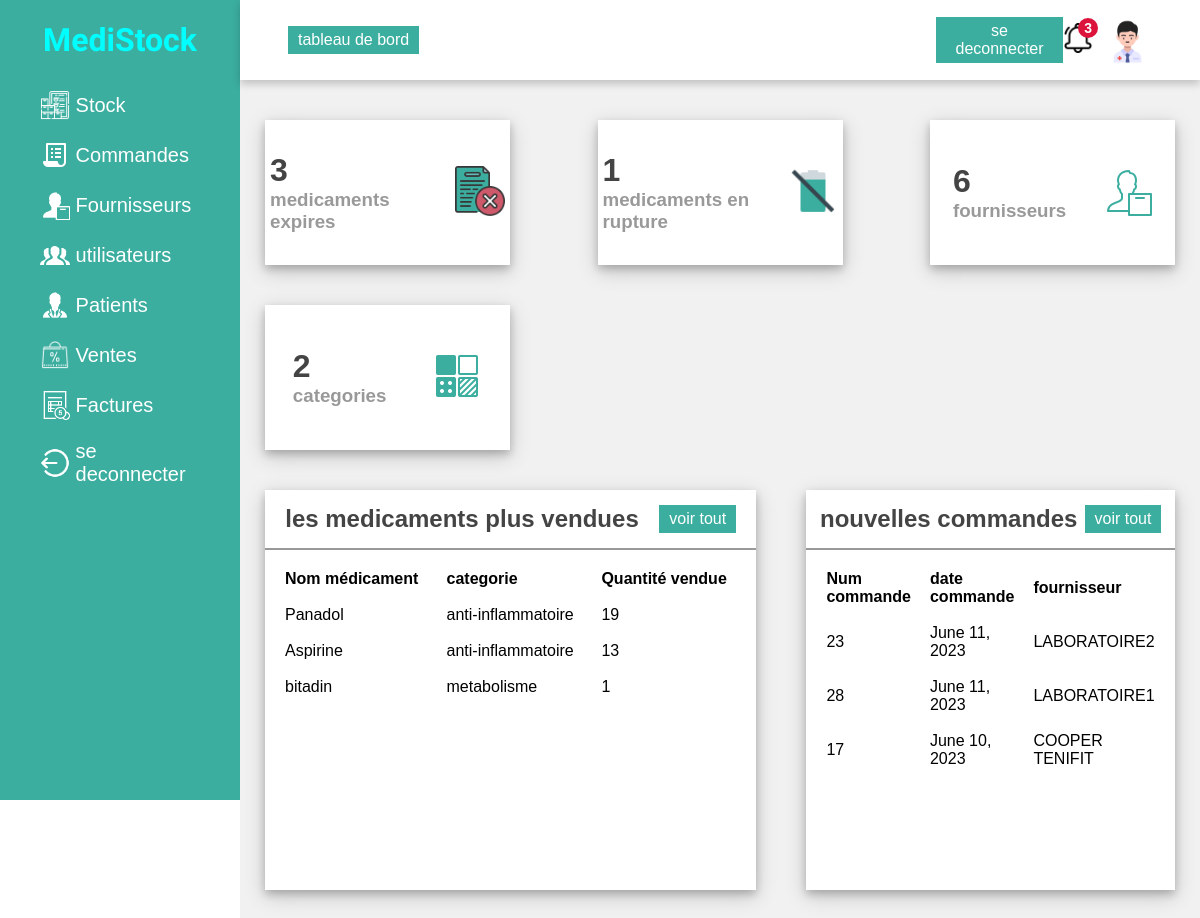
The app's page /menu (signed in) with its own data.
### gststock/models.py (models this page shows, shortened)
class medicament(models.Model):
    CodeBarre = models.DecimalField(max_digits=20,decimal_places=5)
    designation = models.CharField(max_length=50)
    categorie = models.CharField(max_length=100)
    forme = models.CharField(max_length=50,null=True,blank=True)
    DCI= models.CharField(max_length=50,null=True,blank=True)
    qte = models.IntegerField(null=True,blank=True)
    dosage = models.IntegerField(null=True,blank=True)
    prix_vente = models.DecimalField(max_digits=20,decimal_places=7,null=True,blank=True)
    stock_min = models.IntegerField(null=True,blank=True)
    prix_achat =models.DecimalField(max_digits=20,decimal_places=7,null=True,blank=True)
    date_permeotion = models.DateField()
    lieu_med = models.TextField(null=True,blank=True)

### gcommande/models.py (models this page shows, shortened)
class gcommandes(models.Model):
    fournisseur = models.ForeignKey(fournisseur, on_delete=models.CASCADE, null=True)
    adresse_livraison = models.TextField()
    date_commande =models.DateField(default= date.today)
    imprimee = models.BooleanField(default=False)
    annulee = models.BooleanField(default=False)

### gfournisseur/models.py (models this page shows)
class fournisseur(models.Model):
   nom = models.CharField(max_length=100)
   tel = models.IntegerField()
   adress= models.TextField()
   qualite=models.CharField(max_length=100,default='parfite')
   def __str__(self):
        return self.nom

### home/views.py (the view)
# urls.py: path('menu', views.menu, name = 'menu'),
@login_required
@user_passes_test(is_gerant)
def menu(request):
 nombre_medicaments_expires = medicament.objects.filter(date_permeotion__lt=date.today()).count()
 frns = fournisseur.objects.all().count()
 cmd =gcommandes.objects.filter(annulee='False').order_by('-date_commande')[:3]  # Récupère les 5 derniers médicaments
 nombre_categories = medicament.objects.values('categorie').distinct().count()
 nombre_medicaments_rupture = medicament.objects.filter(qte__lte=F('stock_min')).count()
 ventes = vente.objects.values('medicament__designation', 'medicament__categorie').annotate(total_vendu=Sum('quantite_vendue')).order_by('-total_vendu')
 return render(request,'home/menu.html',{'frns': frns,'nombre_medicaments_expires':nombre_medicaments_expires,
                                         'cmd':cmd,'nombre_categories':nombre_categories,
                                        'nombre_medicaments_rupture':nombre_medicaments_rupture,
                                         'ventes':ventes }
                                         )

### home/views.py (called while the page is built)
def is_gerant(user):
    return user.profile.grade == 'gerant'

### templates/home/menu.html (shortened to what this page needs)
{% load static%}
{% include 'parties/nav.html' %}
{% block content %}
<!DOCTYPE html>
<html lang="fr">
<head>
</head>
<body>
 <div class="container">
<div class="content">
    <div class="cards">
        <div class="card">
            <div class="box">
                <h1>{{nombre_medicaments_expires }}</h1>
                <h3>medicaments expires</h3>
            </div>
            <div class="icon-case">
                <img width="50px" src="{% static 'image/expered.png' %}" alt="">
            </div>
        </div>
        <div class="card">
            <div class="box">
                <h1>{{nombre_medicaments_rupture}}</h1>
                <h3>medicaments en rupture</h3>
            </div>
            <div class="icon-case">
                <img width="50px" src="{% static 'image/rupture.png' %}" alt="">
            </div>
        </div>
        <div class="card">
            <div class="box">
                <h1>{{frns}}</h1>
                <h3>fournisseurs</h3>
            </div>
            <div class="icon-case">
                <img src="{% static 'image/suppliers.png' %}" alt="">
            </div>
        </div>
        <div class="card">
            <div class="box">
                <h1>{{nombre_categories}}</h1>
                <h3>categories</h3>
            </div>
            <div class="icon-case">
                <img src="{% static 'image/categories.png' %}" alt="">
            </div>
        </div>
    </div>
        <div class="content-2">
<div class="recent-payments">
    <div class="title">
        <h2>les medicaments plus vendues</h2>
        <a href="{% url 'ajouter_vente' %}" class="btn">voir tout</a>
    </div>
    <table id="table_ventes">
        <thead>
          <tr>
            <th>Nom médicament</th>
            <th>categorie</th>
            <th>Quantité vendue</th>
          </tr>
        </thead>
        <tbody>
          {% for vente in ventes %}
          <tr>
            <td>{{ vente.medicament__designation }}</td>
            <td>{{ vente.medicament__categorie }}</td>
            <td>{{ vente.total_vendu }}</td>
          </tr>
          {% endfor %}
        </tbody>
      </table>
</div>
<div class="new-student">
    <div class="title">
        <h2>nouvelles commandes</h2>
        <a href="{% url 'tout_commandes' %}" class="btn">voir tout</a>
    </div>
    <table>
        <tr>
            <th>Num commande</th>
            <th>date commande </th>
            <th>fournisseur</th>
        </tr>
        {% for x in cmd %}
        <tr>
            <td> {{x.id }}</td>
            <td>{{x.date_commande}}</td>
            <td>{{x.fournisseur}}</td>
        </tr>
        {% endfor  %}
    </table>
</div>
    </div>
</div>
 </div>
</body>
</html>
{% endblock content %}

### templates/parties/nav.html (style rules this page uses)
* { padding: 0; margin: 0; box-sizing: border-box; font-family: 'Poppins',sans-serif; }
body { min-height: 100vh; }
a { text-decoration: none; }
h1,h2 { color: #444; }
.btn { background-color: #3baea0; color: white; padding: 5px 10px; text-align: center; }

### templates/home/menu.html (style rules this page uses)
* { padding: 0; margin: 0; box-sizing: border-box; font-family: 'Poppins',sans-serif; }
body { min-height: 100vh; }
a { text-decoration: none; }
h1,h2 { color: #444; }
.container { position: absolute; right: 0; width: 80vw; height: 100vh; background: #f1f1f1; }
.btn { background-color: #3baea0; color: white; padding: 5px 10px; text-align: center; }
.container .content { position: relative; margin-top: 10vh; min-height: 90vh; background: #f1f1f1; }
.container .content .cards { padding: 20px 15px; display: flex; align-items: center; justify-content: space-between; flex-wrap: wrap; }
.container .content .cards .card { padding:5px ; width: 245px; height: 145px; background: white; margin: 20px 10px ; display: flex; align-items: center; justify-content: space-around; box-shadow: 0 4px 8px 0 rgba(0,0,0,0.2),0 6px 20px 0 rgba(0,0,0,0.19); }
h3 { color: #999; }
.container .content .content-2 { min-height: 60vh; display: flex; justify-content: space-around; align-items: flex-start; flex-wrap: wrap; }
.container .content .content-2 .recent-payments { min-height: 50vh; flex: 4; background: white; margin: 0 25px 25px 25px; box-shadow: 0 4px 8px 0 rgba(0,0,0,0.2),0 6px 20px 0 rgba(0,0,0,0.19); display: flex; flex-direction: column; }
.container .content .content-2 .new-student { flex: 3; background: white; min-height: 50vh; margin: 0 25px; box-shadow: 0 4px 8px 0 rgba(0,0,0,0.2),0 6px 20px 0 rgba(0,0,0,0.19); display: flex; flex-direction: column; }
.title { display: flex; align-items: center; justify-content: space-around; padding: 15px 10px; border-bottom: 2px solid #999; }
table { padding: 10px; }
th,td { text-align: left; padding: 8px; }

### records on screen
medicament: medicament__designation "Panadol", medicament__categorie "anti-inflammatoire", total_vendu "19"
medicament: medicament__designation "Aspirine", medicament__categorie "anti-inflammatoire", total_vendu "13"
medicament: medicament__designation "bitadin", medicament__categorie "metabolisme", total_vendu "1"
gcommandes: id "23", date_commande "June 11, 2023", fournisseur "LABORATOIRE2"
gcommandes: id "28", date_commande "June 11, 2023", fournisseur "LABORATOIRE1"
gcommandes: id "17", date_commande "June 10, 2023", fournisseur "COOPER TENIFIT"

### other values on screen
{{ nombre_medicaments_expires }} "3"
{{ nombre_medicaments_rupture }} "1"
{{ frns }} "6"
{{ nombre_categories }} "2"
